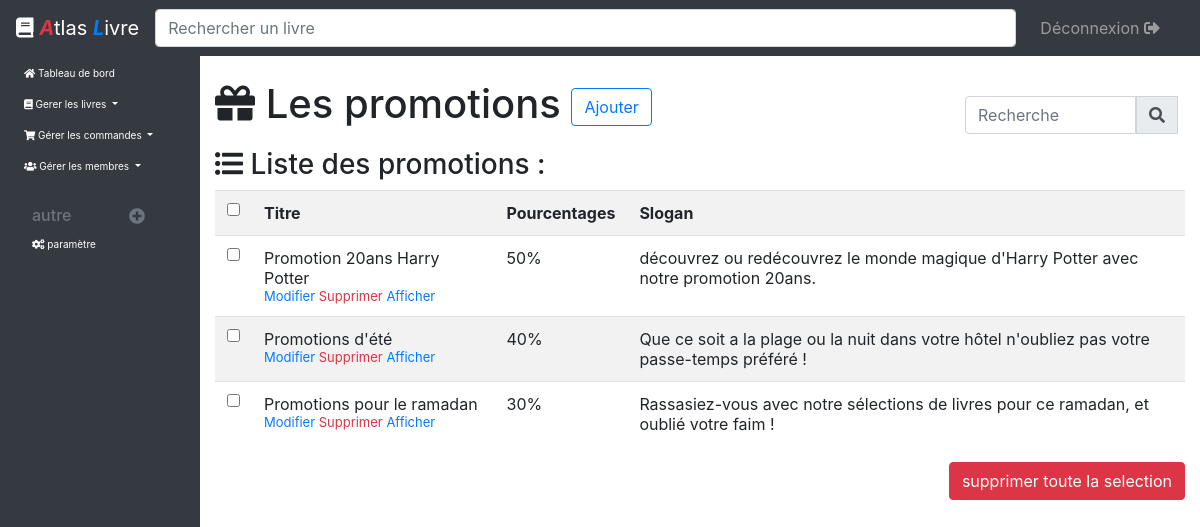
/Espace_admin/controleur/listePromotions_controleur.php (signed in), run on the app's committed database.
### tables this page shows
CREATE TABLE IF NOT EXISTS `promotions` (
  `id` int(11) NOT NULL AUTO_INCREMENT,
  `titre` varchar(255) NOT NULL,
  `slogan` varchar(255) NOT NULL,
  `pr` int(11) NOT NULL,
  `image` varchar(255) NOT NULL,
  PRIMARY KEY (`id`)
);

### Espace_admin/controleur/listePromotions_controleur.php (called while the page is built, shortened)
<?php
    include('../../autre/bdd.php');
    include('../modele/promotions_modele.php');
    if(isset($_GET['rech'])){
        $terme= htmlspecialchars($_GET['rech']);
		$terme= trim($terme);
		$terme = strip_tags($terme);
		$promos=rech($terme);
    }else{
        $promos = get_promo();
    }
    include('../vue/listePromotions_vue.php');
?>

### Espace_admin/modele/promotions_modele.php (called while the page is built, shortened)
<?php
    function get_promo(){
		global $bdd;
		$rep = $bdd->query ('SELECT * FROM promotions ORDER BY id DESC ');
		return $rep;
	}
?>

### Espace_admin/vue/listePromotions_vue.php (the view, shortened to what this page needs)
<html>
<head>
    <link rel="stylesheet" href="../../css/bootstrap/dist/css/bootstrap.min.css" />
    <link rel="stylesheet" href="../../css/bootstrap/icone/css/all.css">
    <link href="../../css/style_admin.css" rel="stylesheet" />
</head>
<body>
    <?php include("../autre/menu.php"); ?>
    <section class="container-fluid col-lg-10 offset-lg-2 col-md-9 offset-md-3" id='princi'>
        <div class="row">
            <h1 style="margin-bottom:20px;" class="col-sm-9"><i class="fas fa-gift"></i> Les promotions <a class="btn btn-outline-primary" href="ajouterPromo_controleur.php">Ajouter</a></h1>
            <form class="form-inline my-2 my-lg-0 col-sm-3" style="padding-top:10px;" method="get" action="listePromotions_controleur.php?">
                <div class="input-group mb-2 mr-sm-2">
                    <input type="search" class="form-control" placeholder="Recherche" id="recherche" name="rech">
                    <div class="input-group-prepend">
                        <button type="submit" class="input-group-text" id="logosearch"><i class="fas fa-search"></i></button>
                    </div>
                </div>
            </form>
        </div>
        <article>
            <div class="row">
                <h3 class=" col-sm-5"><i class="fas fa-list-ul"></i> Liste des promotions :</h3>
            </div>
            <div class="table-responsive">
                <form method="post" action="listePromotions_controleur.php">
                    <table class="table table-striped table-condensed ">
                        <tr>
                            <th><input type="checkbox" id="all" onclick="rep();" /></th>
                            <th>Titre</th>
                            <th>Pourcentages</th>
                            <th>Slogan</th>
                        </tr>
                        <?php while($promo=$promos->fetch()){?>
                        <tr>
                            <td><input type="checkbox" name="num[]" value="<?php echo $promo['id']; ?>" /></td>
                            <td style="width:25%;">
                                <?php echo $promo['titre']; ?><br />
                                <span style="font-size:13px; ">
                                    <a href="modifierPromo_controleur?promo=<?php echo $promo['id']; ?>">Modifier</a>
                                    <a href="#" data-toggle="modal" data-target="#alert_anul<?php echo $promo['id']; ?>" style="color:#dc3545;">Supprimer</a>
                                    <a href="afficherPromo_controleur?promo=<?php echo $promo['id']; ?>">Afficher</a>
                                </span>
                            </td>
                            <td><?php echo $promo['pr']; ?>%</td>
                            <td><?php echo $promo['slogan']; ?></td>
                        </tr>
                        <?php } ?>
                    </table>
                    <input type="submit" value="supprimer toute la selection" name="suppSlec" class="btn btn-danger float-right" />
                </form>
            </div>
        </article>
    </section>
</body>
</html>

### css/style_admin.css (style rules this page uses)
#princi { margin-top: 80px; margin-bottom: 80px; }

### data on the page
promotions: titre "Promotion 20ans Harry Potter", pr "50", slogan "découvrez ou redécouvrez le monde magique d'Harry Potter avec notre promotion 20ans."
promotions: titre "Promotions d'été", pr "40", slogan "Que ce soit a la plage ou la nuit dans votre hôtel n'oubliez pas votre passe-temps préféré !"
promotions: titre "Promotions pour le ramadan", pr "30", slogan "Rassasiez-vous avec notre sélections de livres pour ce ramadan, et oublié votre faim !"
